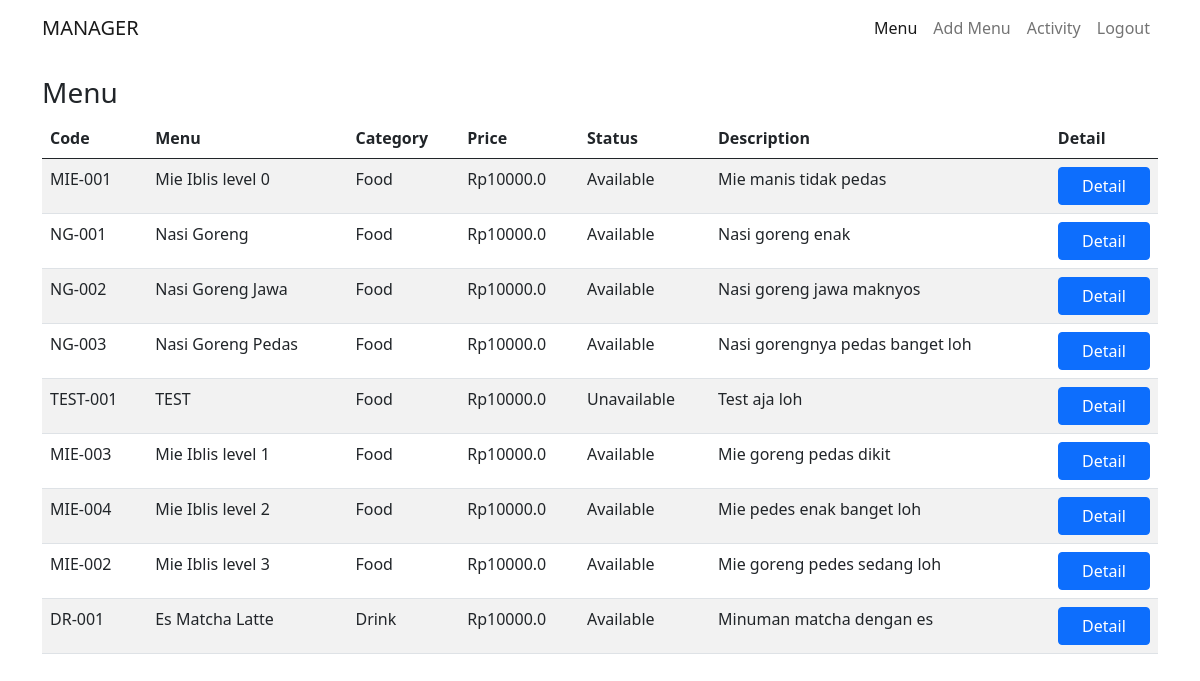
/menu/, run on an earlier commit of the app's database.
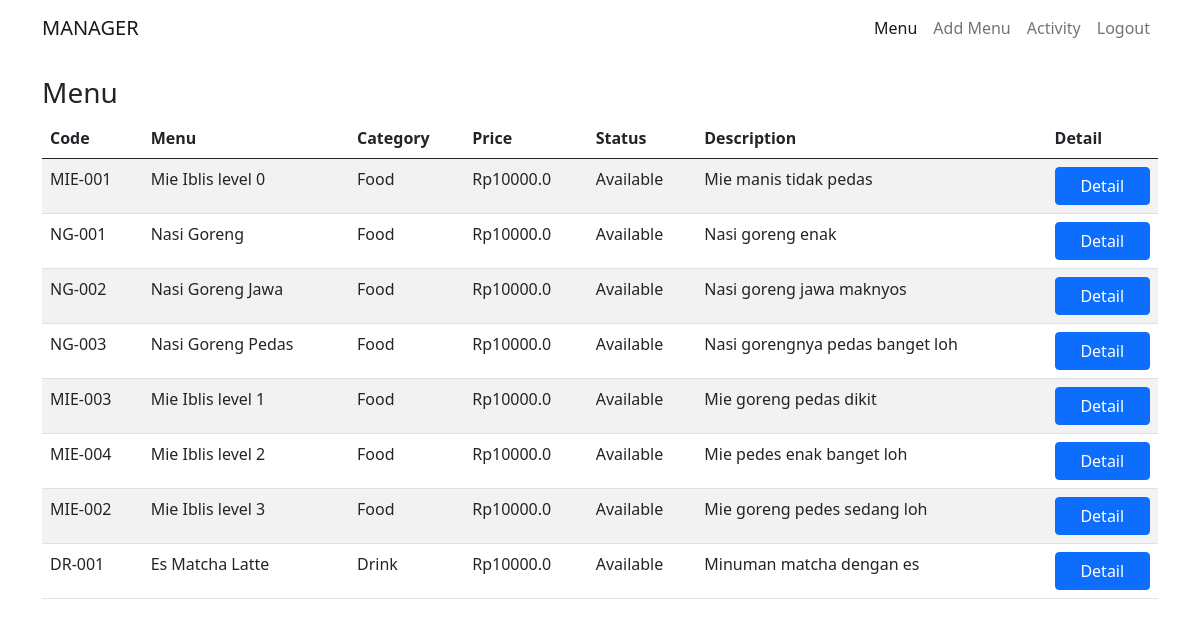
And on a later commit of the database.
### menu/models.py (models this page shows, shortened)
class Menu(models.Model):
    user = models.ForeignKey(User, on_delete=models.CASCADE, null=True, blank=True)
    kode = models.CharField(max_length=200, null=True, blank=True)
    menu = models.CharField(max_length=200, null=True, blank=True)
    kategoris = (
        ('Food', 'Food'),
        ('Drink', 'Drink'),
        ('Snacks', 'Snacks'),
    )
    kategori = models.CharField(max_length=200, choices=kategoris, null=True, blank=True)
    harga = models.FloatField(null=True, blank=True)
    deskripsi = models.TextField(null=True, blank=True)
    statuss = (
        ('Available', 'Available'),
        ('Unavailable', 'Unavailable'),
    )
    status = models.CharField(max_length=200, default='Tersedia', choices=statuss, null=True, blank=True)

### menu/views.py (the view)
# urls.py: path('menu/', include('menu.urls')),
def menu(request):
    menu = Menu.objects.all()
    context = {'menu' : menu}
    return render(request, 'menu.html', context)

### menu/templates/menu.html (shortened to what this page needs)
<!doctype html>
<html lang="en">
  <head>
    <link href="https://cdn.jsdelivr.net/npm/bootstrap@5.0.2/dist/css/bootstrap.min.css" rel="stylesheet">
  </head>
  <body>
    <section id="navbar">
    <nav class="navbar navbar-expand-lg navbar-light">
        <div class="container">
          <a class="navbar-brand" href="#">MANAGER</a>
          <div class="collapse navbar-collapse" id="navbarSupportedContent">
            <ul class="navbar-nav ms-auto mb-2 mb-lg-0">
              <li class="nav-item">
                <a class="nav-link active" aria-current="page" href="#">Menu</a>
              </li>
              <li class="nav-item">
                <a class="nav-link" aria-current="page" href="{% url 'addmenu' %}">Add Menu</a>
              </li>
              <li class="nav-item">
                <a class="nav-link" aria-current="page" href="{% url 'logmanager' %}">Activity</a>
              </li>
              <li class="nav-item">
                <a class="nav-link" aria-current="page" href="{% url 'logout' %}">Logout</a>
              </li>
            </ul>
          </div>
        </div>
      </nav>
    </section>
    <section id="menu">
      <div class="container">
        <div class="row justify-content-center">
          <div class="col-md">
            <h3>Menu</h3>
            <table class="table table-striped">
              <thead>
                <tr>
                  <th scope="col">Code</th>
                  <th scope="col">Menu</th>
                  <th scope="col">Category</th>
                  <th scope="col">Price</th>
                  <th scope="col">Status</th>
                  <th scope="col">Description</th>
                  <th scope="col">Detail</th>
                </tr>
              </thead>
              <tbody>
                <tr>
                {% for menu in menu %}
                  <td>{{menu.kode}}</td>
                  <td>{{menu.menu}}</td>
                  <td>{{menu.kategori}}</td>
                  <td>Rp{{menu.harga}}</td>
                  <td>{{menu.status}}</td>
                  <td>{{menu.deskripsi}}</td>
                  <td><a href="{% url 'detailmenu' id=menu.id %}" class="btn btn-primary">Detail</a></td>
                </tr>
                {% endfor %}
              </tbody>
            </table>
          </div>
        </div>
      </div>
    </section>
  </body>
</html>

### menu/templates/menu.html (style rules this page uses)
#menu { margin-top: 20px; }
.btn { width: 100%; }

What changed in the data, as far as the page shows it:
removed Menu: kode "TEST-001", menu "TEST", kategori "Food", harga "10000.0", status "Unavailable", deskripsi "Test aja loh"
